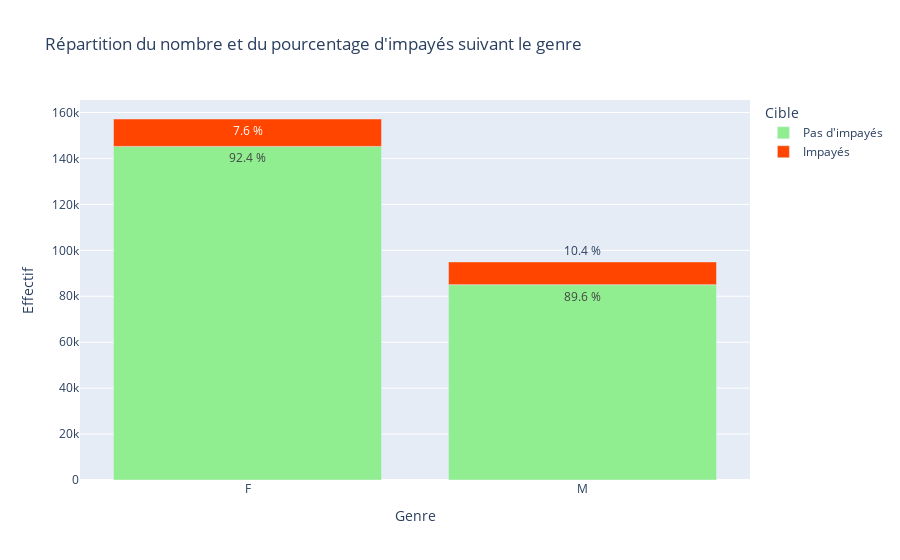

Here is the notebook cell this chart was saved with:
### Code cell
def bar_plot(df, col):
    labels={'CODE_GENDER': 'Genre',
            'ORGANIZATION_TYPE': "Type d'entreprise",
            'NAME_EDUCATION_TYPE': "Niveau d'éducation",
            'AMT_INCOME': "Niveau de revenus",
            'NAME_FAMILY_STATUS': 'Statut marital',
            'Count': 'Effectif'}
    titre = f"Répartition du nombre et du pourcentage d'impayés suivant le {str.lower(labels[col])}"
    fig = px.bar(df, x=col, y="Count",
                 color="Cible", text="Percentage",
                 labels=labels,
                 color_discrete_sequence=['#90ee90', '#ff4500'],
                 title=titre
                )
    fig.show()

bar_plot(genre, 'CODE_GENDER')

### Figure 1 — Plotly figure (JSON) as saved in the notebook; plotly's stock layout.template omitted (floating-point values rounded to 4 significant figures)
{"data": [{"alignmentgroup": "True", "hovertemplate": "Cible=Pas d'impayés<br>Genre=%{x}<br>Effectif=%{y}<br>Percentage=%{text}<extra></extra>", "legendgroup": "Pas d'impayés", "marker": {"color": "#90ee90"}, "name": "Pas d'impayés", "offsetgroup": "Pas d'impayés", "orientation": "v", "showlegend": true, "text": ["92.4 %", "89.6 %"], "textposition": "auto", "type": "bar", "x": ["F", "M"], "xaxis": "x", "y": [145247, 85037], "yaxis": "y"}, {"alignmentgroup": "True", "hovertemplate": "Cible=Impayés<br>Genre=%{x}<br>Effectif=%{y}<br>Percentage=%{text}<extra></extra>", "legendgroup": "Impayés", "marker": {"color": "#ff4500"}, "name": "Impayés", "offsetgroup": "Impayés", "orientation": "v", "showlegend": true, "text": ["7.6 %", "10.4 %"], "textposition": "auto", "type": "bar", "x": ["F", "M"], "xaxis": "x", "y": [11921, 9914], "yaxis": "y"}], "layout": {"barmode": "relative", "legend": {"title": {"text": "Cible"}, "tracegroupgap": 0}, "title": {"text": "Répartition du nombre et du pourcentage d'impayés suivant le genre"}, "xaxis": {"anchor": "y", "domain": [0, 1], "title": {"text": "Genre"}}, "yaxis": {"anchor": "x", "domain": [0, 1], "title": {"text": "Effectif"}}}}
